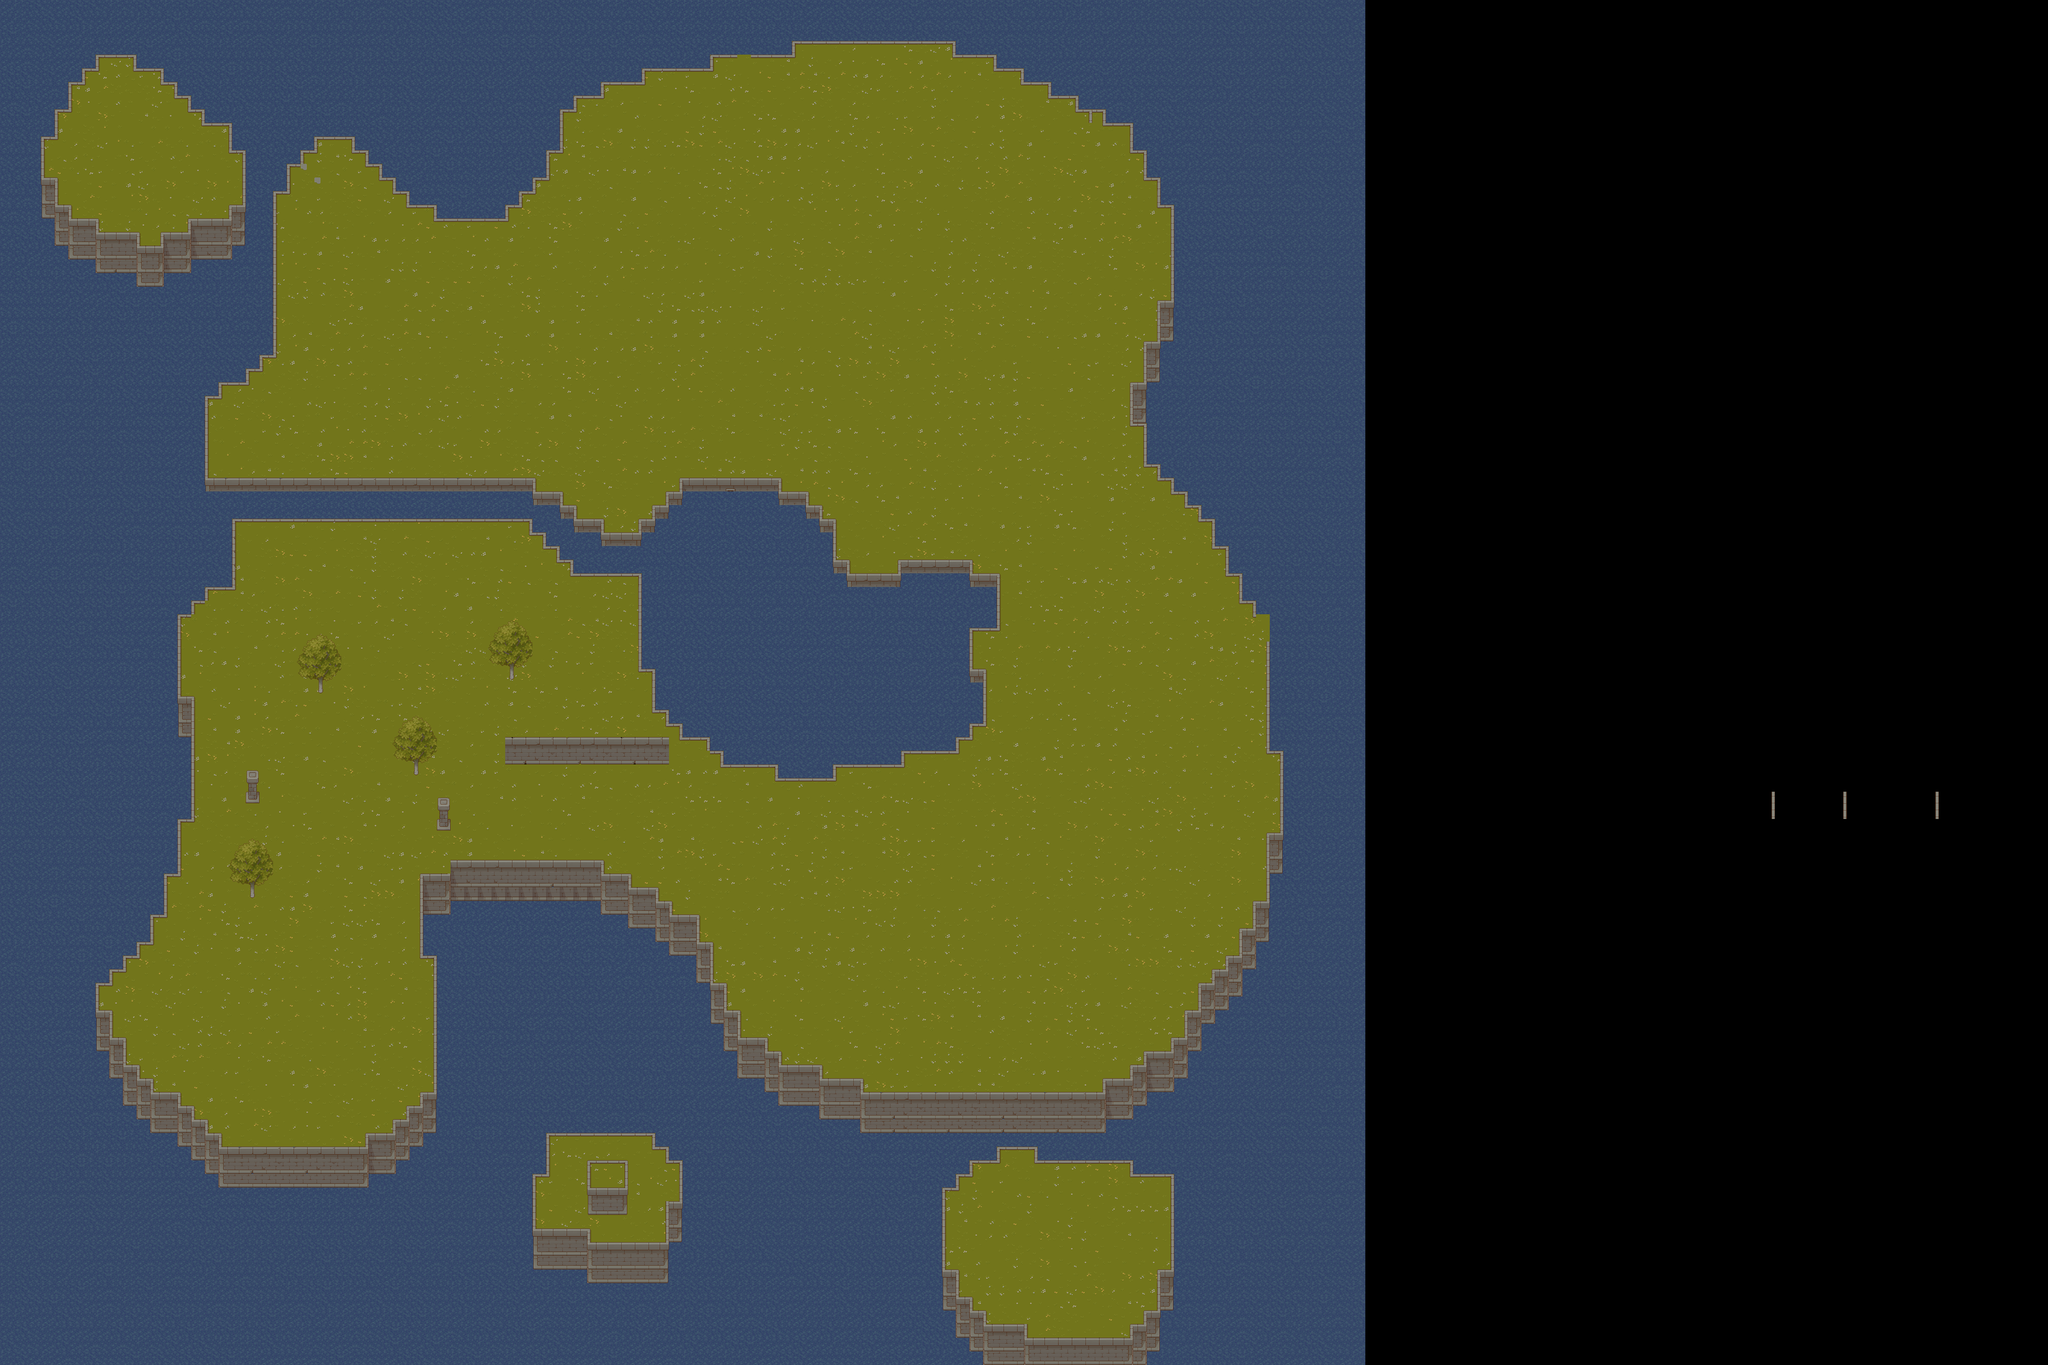

A 2D game scene composited from a Tiled map and its tileset images. What follows is a short description and the map's XML, with each tile layer's data collapsed to a summary:
An orthogonal 150x100 tile map with 32x32 px tiles, 2 tile layers (Kachelebene 1, Umrandung), 5 tilesets.

<map version="1.9" tiledversion="1.9.2" orientation="orthogonal" renderorder="right-down" width="150" height="100" tilewidth="32" tileheight="32" infinite="0" nextlayerid="20" nextobjectid="156">
 <tileset firstgid="1" source="../tilesets/world/TX_Tileset_Grass.tsx" />
 <tileset firstgid="107" source="../tilesets/world/TX_Tileset_Wall.tsx" />
 <tileset firstgid="363" source="../tilesets/world/TX_Props.tsx" />
 <tileset firstgid="619" source="../tilesets/world/TX_Plant.tsx" />
 <tileset firstgid="1158" source="../tilesets/world/[A]Water4_pipo.tsx" />
 <group id="19" name="Gruppe 1">
  <layer id="1" name="Kachelebene 1" width="150" height="100">
   <data>[15000 cells, 10006 non-empty, 51 distinct tile ids]</data>
  </layer>
  <layer id="2" name="Umrandung" width="150" height="100">
   <data>[15000 cells, 1071 non-empty, 62 distinct tile ids]</data>
  </layer>
 </group>
</map>
